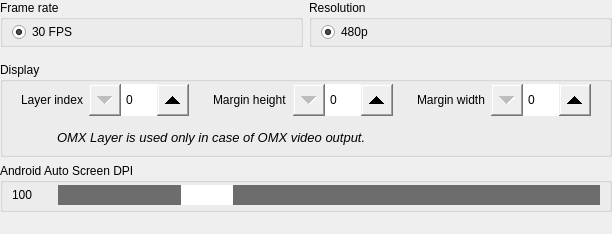
    <widget class="QWidget" name="tab2" native="true">
     <property name="sizePolicy">
      <sizepolicy hsizetype="Expanding" vsizetype="Expanding">
       <horstretch>0</horstretch>
       <verstretch>0</verstretch>
      </sizepolicy>
     </property>
     <layout class="QVBoxLayout" name="verticalLayout_4">
      <property name="leftMargin">
       <number>0</number>
      </property>
      <property name="topMargin">
       <number>0</number>
      </property>
      <property name="rightMargin">
       <number>0</number>
      </property>
      <property name="bottomMargin">
       <number>2</number>
      </property>
      <item>
       <widget class="QWidget" name="framerateresolution" native="true">
        <property name="sizePolicy">
         <sizepolicy hsizetype="Expanding" vsizetype="Fixed">
          <horstretch>0</horstretch>
          <verstretch>0</verstretch>
         </sizepolicy>
        </property>
        <layout class="QHBoxLayout" name="horizontalLayout_11">
         <property name="leftMargin">
          <number>0</number>
         </property>
         <property name="topMargin">
          <number>0</number>
         </property>
         <property name="rightMargin">
          <number>0</number>
         </property>
         <item>
          <widget class="QGroupBox" name="groupBoxFrameRate">
           <property name="sizePolicy">
            <sizepolicy hsizetype="Expanding" vsizetype="Expanding">
             <horstretch>0</horstretch>
             <verstretch>0</verstretch>
            </sizepolicy>
           </property>
           <property name="title">
            <string>Frame rate</string>
           </property>
           <layout class="QHBoxLayout" name="horizontalLayout_6">
            <property name="topMargin">
             <number>2</number>
            </property>
            <property name="bottomMargin">
             <number>2</number>
            </property>
            <item>
             <widget class="QRadioButton" name="radioButton30FPS">
              <property name="sizePolicy">
               <sizepolicy hsizetype="Expanding" vsizetype="Fixed">
                <horstretch>0</horstretch>
                <verstretch>0</verstretch>
               </sizepolicy>
              </property>
              <property name="text">
               <string>30 FPS</string>
              </property>
              <property name="checked">
               <bool>true</bool>
              </property>
              <property name="disabled">
               <bool>true</bool>
              </property>
             </widget>
            </item>
            <!-- <item>
             <widget class="QRadioButton" name="radioButton60FPS">
              <property name="sizePolicy">
               <sizepolicy hsizetype="Expanding" vsizetype="Fixed">
                <horstretch>0</horstretch>
                <verstretch>0</verstretch>
               </sizepolicy>
              </property>
              <property name="text">
               <string>60 FPS</string>
              </property>
             </widget>
            </item> -->
           </layout>
          </widget>
         </item>
         <item>
          <widget class="QGroupBox" name="groupBoxResolution">
           <property name="sizePolicy">
            <sizepolicy hsizetype="Expanding" vsizetype="Fixed">
             <horstretch>0</horstretch>
             <verstretch>0</verstretch>
            </sizepolicy>
           </property>
           <property name="title">
            <string>Resolution</string>
           </property>
           <layout class="QGridLayout" name="gridLayout_4">
            <property name="topMargin">
             <number>2</number>
            </property>
            <property name="bottomMargin">
             <number>2</number>
            </property>
            <!-- <item row="1" column="3">
             <widget class="QRadioButton" name="radioButton720p">
              <property name="sizePolicy">
               <sizepolicy hsizetype="Expanding" vsizetype="Fixed">
                <horstretch>0</horstretch>
                <verstretch>0</verstretch>
               </sizepolicy>
              </property>
              <property name="text">
               <string>720p</string>
              </property>
             </widget>
            </item>
            <item row="1" column="4">
             <widget class="QRadioButton" name="radioButton1080p">
              <property name="sizePolicy">
               <sizepolicy hsizetype="Expanding" vsizetype="Fixed">
                <horstretch>0</horstretch>
                <verstretch>0</verstretch>
               </sizepolicy>
              </property>
              <property name="text">
               <string>1080p</string>
              </property>
             </widget>
            </item> -->
            <item row="1" column="2">
             <widget class="QRadioButton" name="radioButton480p">
              <property name="sizePolicy">
               <sizepolicy hsizetype="Expanding" vsizetype="Fixed">
                <horstretch>0</horstretch>
                <verstretch>0</verstretch>
               </sizepolicy>
              </property>
              <property name="text">
               <string>480p</string>
              </property>
              <property name="checked">
               <bool>true</bool>
              </property>
              <property name="disabled">
               <bool>true</bool>
              </property>
             </widget>
            </item>
            <!-- <item row="2" column="0">
             <widget class="QLabel" name="labelResolutionWarningIcon">
              <property name="sizePolicy">
               <sizepolicy hsizetype="Fixed" vsizetype="Fixed">
                <horstretch>0</horstretch>
                <verstretch>0</verstretch>
               </sizepolicy>
              </property>
              <property name="minimumSize">
               <size>
                <width>30</width>
                <height>30</height>
               </size>
              </property>
              <property name="maximumSize">
               <size>
                <width>30</width>
                <height>30</height>
               </size>
              </property>
              <property name="text">
               <string>&lt;html&gt;&lt;head/&gt;&lt;body&gt;&lt;p&gt;&lt;img src=&quot;:/ico_warning.png&quot;/&gt;&lt;/p&gt;&lt;/body&gt;&lt;/html&gt;</string>
              </property>
              <property name="alignment">
               <set>Qt::AlignCenter</set>
              </property>
             </widget>
            </item>
            <item row="2" column="2" colspan="3">
             <widget class="QLabel" name="labelResolutionWarning">
              <property name="sizePolicy">
               <sizepolicy hsizetype="Expanding" vsizetype="Expanding">
                <horstretch>0</horstretch>
                <verstretch>0</verstretch>
               </sizepolicy>
              </property>
              <property name="font">
               <font>
                <pointsize>10</pointsize>
                <italic>true</italic>
               </font>
              </property>
              <property name="text">
               <string>720p and 1080p must be activated in hidden Developer settings of Android Auto application.</string>
              </property>
              <property name="wordWrap">
               <bool>true</bool>
              </property>
             </widget>
            </item> -->
           </layout>
          </widget>
         </item>
        </layout>
       </widget>
      </item>
      <item>
       <widget class="QGroupBox" name="groupBoxOmxLayerIndex">
        <property name="sizePolicy">
         <sizepolicy hsizetype="Expanding" vsizetype="Fixed">
          <horstretch>0</horstretch>
          <verstretch>0</verstretch>
         </sizepolicy>
        </property>
        <property name="title">
         <string>Display</string>
        </property>
        <layout class="QVBoxLayout" name="verticalLayout_22">
         <property name="topMargin">
          <number>2</number>
         </property>
         <property name="bottomMargin">
          <number>2</number>
         </property>
         <item>
          <layout class="QHBoxLayout" name="display">
           <item>
            <widget class="QWidget" name="index" native="true">
             <property name="sizePolicy">
              <sizepolicy hsizetype="Expanding" vsizetype="Fixed">
               <horstretch>0</horstretch>
               <verstretch>0</verstretch>
              </sizepolicy>
             </property>
             <layout class="QFormLayout" name="formLayout_12">
              <property name="topMargin">
               <number>0</number>
              </property>
              <property name="bottomMargin">
               <number>0</number>
              </property>
              <item row="0" column="0">
               <widget class="QLabel" name="labelOmxLayerIndex">
                <property name="sizePolicy">
                 <sizepolicy hsizetype="Minimum" vsizetype="Preferred">
                  <horstretch>0</horstretch>
                  <verstretch>0</verstretch>
                 </sizepolicy>
                </property>
                <property name="minimumSize">
                 <size>
                  <width>0</width>
                  <height>32</height>
                 </size>
                </property>
                <property name="maximumSize">
                 <size>
                  <width>16777215</width>
                  <height>32</height>
                 </size>
                </property>
                <property name="font">
                 <font>
                  <underline>false</underline>
                  <kerning>true</kerning>
                 </font>
                </property>
                <property name="frameShape">
                 <enum>QFrame::NoFrame</enum>
                </property>
                <property name="frameShadow">
                 <enum>QFrame::Plain</enum>
                </property>
                <property name="text">
                 <string>Layer index</string>
                </property>
                <property name="alignment">
                 <set>Qt::AlignLeading|Qt::AlignLeft|Qt::AlignVCenter</set>
                </property>
               </widget>
              </item>
              <item row="0" column="1">
               <widget class="QSpinBox" name="spinBoxOmxLayerIndex">
                <property name="sizePolicy">
                 <sizepolicy hsizetype="Fixed" vsizetype="Fixed">
                  <horstretch>0</horstretch>
                  <verstretch>0</verstretch>
                 </sizepolicy>
                </property>
                <property name="minimumSize">
                 <size>
                  <width>100</width>
                  <height>32</height>
                 </size>
                </property>
                <property name="maximumSize">
                 <size>
                  <width>100</width>
                  <height>32</height>
                 </size>
                </property>
                <property name="styleSheet">
                 <string notr="true">QSpinBox::up-button { width: 32px; height: 32px;
subcontrol-origin: margin;
subcontrol-position: center right;
}
QSpinBox::down-button { width: 32px; height: 32px; 
subcontrol-origin: margin;
subcontrol-position: center left;
}</string>
                </property>
               </widget>
              </item>
             </layout>
            </widget>
           </item>
           <item>
            <widget class="QWidget" name="marginheight" native="true">
             <property name="sizePolicy">
              <sizepolicy hsizetype="Expanding" vsizetype="Fixed">
               <horstretch>0</horstretch>
               <verstretch>0</verstretch>
              </sizepolicy>
             </property>
             <layout class="QFormLayout" name="formLayout_11">
              <property name="topMargin">
               <number>0</number>
              </property>
              <property name="bottomMargin">
               <number>0</number>
              </property>
              <item row="0" column="0">
               <widget class="QLabel" name="labelVideoMarginHeight">
                <property name="sizePolicy">
                 <sizepolicy hsizetype="Minimum" vsizetype="Preferred">
                  <horstretch>0</horstretch>
                  <verstretch>0</verstretch>
                 </sizepolicy>
                </property>
                <property name="minimumSize">
                 <size>
                  <width>0</width>
                  <height>32</height>
                 </size>
                </property>
                <property name="maximumSize">
                 <size>
                  <width>16777215</width>
                  <height>32</height>
                 </size>
                </property>
                <property name="text">
                 <string>Margin height</string>
                </property>
                <property name="alignment">
                 <set>Qt::AlignLeading|Qt::AlignLeft|Qt::AlignVCenter</set>
                </property>
               </widget>
              </item>
              <item row="0" column="1">
               <widget class="QSpinBox" name="spinBoxVideoMarginHeight">
                <property name="sizePolicy">
                 <sizepolicy hsizetype="Fixed" vsizetype="Fixed">
                  <horstretch>0</horstretch>
                  <verstretch>0</verstretch>
                 </sizepolicy>
                </property>
                <property name="minimumSize">
                 <size>
                  <width>100</width>
                  <height>32</height>
                 </size>
                </property>
                <property name="maximumSize">
                 <size>
                  <width>100</width>
                  <height>32</height>
                 </size>
                </property>
                <property name="styleSheet">
                 <string notr="true">QSpinBox::up-button { width: 32px; height: 32px;
subcontrol-origin: margin;
subcontrol-position: center right;
}
QSpinBox::down-button { width: 32px; height: 32px; 
subcontrol-origin: margin;
subcontrol-position: center left;
}</string>
                </property>
                <property name="maximum">
                 <number>99999</number>
                </property>
               </widget>
              </item>
             </layout>
            </widget>
           </item>
           <item>
            <widget class="QWidget" name="marginwidth" native="true">
             <property name="sizePolicy">
              <sizepolicy hsizetype="Expanding" vsizetype="Fixed">
               <horstretch>0</horstretch>
               <verstretch>0</verstretch>
              </sizepolicy>
             </property>
             <layout class="QFormLayout" name="formLayout_13">
              <property name="formAlignment">
               <set>Qt::AlignLeading|Qt::AlignLeft|Qt::AlignTop</set>
              </property>
              <property name="topMargin">
               <number>0</number>
              </property>
              <property name="bottomMargin">
               <number>0</number>
              </property>
              <item row="0" column="0">
               <widget class="QLabel" name="labelVideoMarginWidth">
                <property name="sizePolicy">
                 <sizepolicy hsizetype="Minimum" vsizetype="Preferred">
                  <horstretch>0</horstretch>
                  <verstretch>0</verstretch>
                 </sizepolicy>
                </property>
                <property name="minimumSize">
                 <size>
                  <width>0</width>
                  <height>32</height>
                 </size>
                </property>
                <property name="maximumSize">
                 <size>
                  <width>16777215</width>
                  <height>32</height>
                 </size>
                </property>
                <property name="text">
                 <string>Margin width</string>
                </property>
                <property name="alignment">
                 <set>Qt::AlignLeading|Qt::AlignLeft|Qt::AlignVCenter</set>
                </property>
               </widget>
              </item>
              <item row="0" column="1">
               <widget class="QSpinBox" name="spinBoxVideoMarginWidth">
                <property name="sizePolicy">
                 <sizepolicy hsizetype="Fixed" vsizetype="Fixed">
                  <horstretch>0</horstretch>
                  <verstretch>0</verstretch>
                 </sizepolicy>
                </property>
                <property name="minimumSize">
                 <size>
                  <width>100</width>
                  <height>32</height>
                 </size>
                </property>
                <property name="maximumSize">
                 <size>
                  <width>100</width>
                  <height>32</height>
                 </size>
                </property>
                <property name="styleSheet">
                 <string notr="true">QSpinBox::up-button { width: 32px; height: 32px;
subcontrol-origin: margin;
subcontrol-position: center right;
}
QSpinBox::down-button { width: 32px; height: 32px; 
subcontrol-origin: margin;
subcontrol-position: center left;
}</string>
                </property>
                <property name="maximum">
                 <number>99999</number>
                </property>
               </widget>
              </item>
             </layout>
            </widget>
           </item>
          </layout>
         </item>
         <item>
          <widget class="QWidget" name="omxinfo" native="true">
           <property name="sizePolicy">
            <sizepolicy hsizetype="Expanding" vsizetype="Preferred">
             <horstretch>0</horstretch>
             <verstretch>0</verstretch>
            </sizepolicy>
           </property>
           <layout class="QFormLayout" name="formLayout_32">
            <property name="topMargin">
             <number>0</number>
            </property>
            <property name="bottomMargin">
             <number>0</number>
            </property>
            <item row="0" column="0">
             <widget class="QLabel" name="label_6">
              <property name="sizePolicy">
               <sizepolicy hsizetype="Fixed" vsizetype="Fixed">
                <horstretch>0</horstretch>
                <verstretch>0</verstretch>
               </sizepolicy>
              </property>
              <property name="minimumSize">
               <size>
                <width>30</width>
                <height>30</height>
               </size>
              </property>
              <property name="text">
               <string>&lt;html&gt;&lt;head/&gt;&lt;body&gt;&lt;p&gt;&lt;img src=&quot;:/ico_info.png&quot;/&gt;&lt;/p&gt;&lt;/body&gt;&lt;/html&gt;</string>
              </property>
              <property name="scaledContents">
               <bool>false</bool>
              </property>
              <property name="alignment">
               <set>Qt::AlignCenter</set>
              </property>
             </widget>
            </item>
            <item row="0" column="1">
             <widget class="QLabel" name="label_7">
              <property name="sizePolicy">
               <sizepolicy hsizetype="Expanding" vsizetype="Preferred">
                <horstretch>0</horstretch>
                <verstretch>0</verstretch>
               </sizepolicy>
              </property>
              <property name="font">
               <font>
                <pointsize>10</pointsize>
                <italic>true</italic>
               </font>
              </property>
              <property name="text">
               <string>OMX Layer is used only in case of OMX video output.</string>
              </property>
             </widget>
            </item>
           </layout>
          </widget>
         </item>
        </layout>
       </widget>
      </item>
      <item>
       <widget class="QGroupBox" name="groupBoxScreenDPI">
        <property name="sizePolicy">
         <sizepolicy hsizetype="Expanding" vsizetype="Fixed">
          <horstretch>0</horstretch>
          <verstretch>0</verstretch>
         </sizepolicy>
        </property>
        <property name="title">
         <string>Android Auto Screen DPI</string>
        </property>
        <layout class="QFormLayout" name="formLayout_14">
         <property name="topMargin">
          <number>2</number>
         </property>
         <property name="bottomMargin">
          <number>4</number>
         </property>
         <item row="0" column="0">
          <widget class="QLabel" name="labelScreenDPIValue">
           <property name="sizePolicy">
            <sizepolicy hsizetype="Fixed" vsizetype="Fixed">
             <horstretch>0</horstretch>
             <verstretch>0</verstretch>
            </sizepolicy>
           </property>
           <property name="minimumSize">
            <size>
             <width>40</width>
             <height>20</height>
            </size>
           </property>
           <property name="maximumSize">
            <size>
             <width>16777215</width>
             <height>20</height>
            </size>
           </property>
           <property name="text">
            <string>100</string>
           </property>
          </widget>
         </item>
         <item row="0" column="1">
          <widget class="QSlider" name="horizontalSliderScreenDPI">
           <property name="sizePolicy">
            <sizepolicy hsizetype="Expanding" vsizetype="Fixed">
             <horstretch>0</horstretch>
             <verstretch>0</verstretch>
            </sizepolicy>
           </property>
           <property name="minimumSize">
            <size>
             <width>0</width>
             <height>20</height>
            </size>
           </property>
           <property name="styleSheet">
            <string notr="true">QSlider::handle:horizontal { background: white; height: 32px; width: 52px; margin: 0 0;}
QSlider::groove:horizontal { background: #6d6d6d; height: 32px;}</string>
           </property>
           <property name="maximum">
            <number>400</number>
           </property>
           <property name="value">
            <number>100</number>
           </property>
           <property name="orientation">
            <enum>Qt::Horizontal</enum>
           </property>
          </widget>
         </item>
        </layout>
       </widget>
      </item>
      <item>
       <widget class="QLabel" name="autofill_space_tab2">
        <property name="sizePolicy">
         <sizepolicy hsizetype="Expanding" vsizetype="Expanding">
          <horstretch>0</horstretch>
          <verstretch>0</verstretch>
         </sizepolicy>
        </property>
        <property name="text">
         <string/>
        </property>
       </widget>
      </item>
     </layout>
    </widget>
